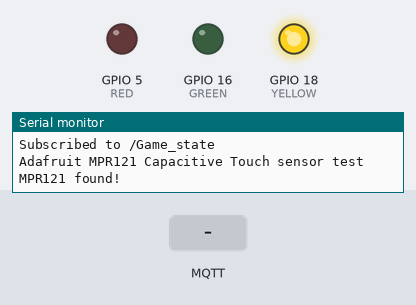
Bench run of a sketch on a simulated ESP32. Parts: output pins drawn as LEDs (lit = HIGH), the last lines printed to the serial monitor. Dashed ring = blinking. The inputs (shaded band) are chosen by the test bench. WiFi joins after 1.5 s; servers stay silent unless stated; no MQTT or app messages arrive unless stated.

Above: at 3.0 s.
3.1 s: MQTT message "Hit success" arrives on the second subscribed topic
At 3.59 s:
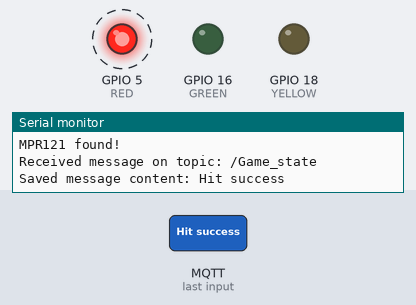
6.1 s: MQTT message "Player2" arrives on the first subscribed topic
At 6.7 s:
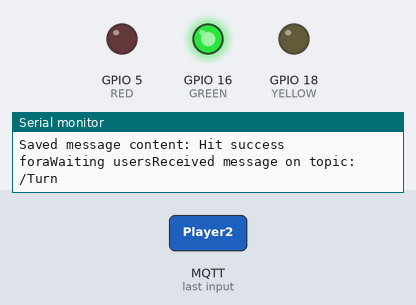
7.6 s: MQTT message "Player1" arrives on the first subscribed topic
At 8.5 s:
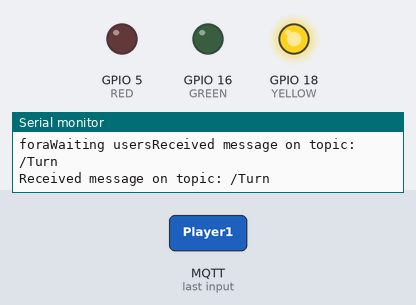
Timing chart, 0 to 10.6 s (numbered marks = the images above; inputs shaded):
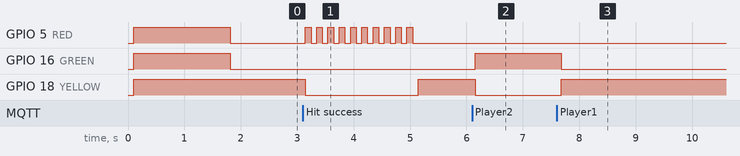

Measured:
- after the input at 3.1 s, GPIO 5 (RED): alternates HIGH for 0.10 s and LOW for 0.10 s, 20 changes in all, then stays LOW, starting at once; GPIO 18 (YELLOW): HIGH → LOW at once, → HIGH 2.0 s later
- after the input at 6.1 s, GPIO 16 (GREEN): LOW → HIGH after 0.06 s; GPIO 18 (YELLOW): HIGH → LOW after 0.06 s
- after the input at 7.6 s, GPIO 16 (GREEN): HIGH → LOW after 0.08 s; GPIO 18 (YELLOW): LOW → HIGH after 0.08 s

The sketch:

player2_esp32.ino
```cpp
#include <Wire.h>
#include "Adafruit_MPR121.h"
#include <WiFi.h>
#include <PubSubClient.h>

#ifndef _BV
#define _BV(bit) (1 << (bit))
#endif

#define WIFI_SSID "slap_project"
#define WIFI_PASSWORD "slapslap"

//MQTT Broker
#define MQTT_HOST IPAddress(192, 168, 1, 113)

#define MQTT_PORT 1883
#define MQTT_Piezo "/Player2"
#define MQTT_SUB_Output1 "/Turn"
#define MQTT_SUB_Output2 "/Game_state"

#define RED 5
#define GREEN 16
#define YELLOW 18
#define GND1 17

WiFiClient espClient;
PubSubClient client(espClient);

char lastMessage_tourn[256];
char lastMessage_game[256];
int turn = 1;

Adafruit_MPR121 cap = Adafruit_MPR121();

// Keeps track of the last pins touched
// so we know when buttons are 'released'
uint16_t lasttouched = 0;
uint16_t currtouched = 0;

uint8_t b_pads[]= {0,0,0,0,0,0};
uint8_t v_pads[]= {0,0,0,0,0,0};

void callback(char *topic, byte *payload, unsigned int length) {
    Serial.print("Received message on topic: ");
    Serial.println(topic);
    if (strcmp(topic, "/Turn") == 0) {
      if (length < sizeof(lastMessage_tourn)) { // Avoid buffer overflow
          memcpy(lastMessage_tourn, payload, length); // Copy payload to lastMessage
          lastMessage_tourn[length] = '\0'; // Add null-terminator
      } else {
          Serial.println("Message too long, truncated");
          memcpy(lastMessage_tourn, payload, sizeof(lastMessage_tourn) - 1);
          lastMessage_tourn[sizeof(lastMessage_tourn) - 1] = '\0';
      }
    }
    if (strcmp(topic, "/Game_state") == 0) {
      if (length < sizeof(lastMessage_game)) { // Avoid buffer overflow
          memcpy(lastMessage_game, payload, length); // Copy payload to lastMessage
          lastMessage_game[length] = '\0'; // Add null-terminator
      } else {
          Serial.println("Message too long, truncated");
          memcpy(lastMessage_game, payload, sizeof(lastMessage_game) - 1);
          lastMessage_game[sizeof(lastMessage_game) - 1] = '\0';
      }
      Serial.print("Saved message content: ");
      Serial.println(lastMessage_game); // Display the saved message
    }
    if (strcmp(topic, "/Turn") == 0 && strcmp(lastMessage_tourn, "Player1") == 0) {
        turn = 1;
        analogWrite(RED, 0);
        analogWrite(GREEN, 0);
        analogWrite(YELLOW, 255);
    } else if (strcmp(topic, "/Turn") == 0 && strcmp(lastMessage_tourn, "Player2") == 0) {
        turn = 2;
        analogWrite(RED, 0);
        analogWrite(GREEN, 255);
        analogWrite(YELLOW, 0);
    }
    if (strcmp(topic, "/Game_state") == 0 && strcmp(lastMessage_game, "Hit success") == 0 && turn == 1 ){
      for(int i=0; i<10;i++){
        analogWrite(RED, 255);
        analogWrite(GREEN, 0);
        analogWrite(YELLOW, 0);
        delay(100);
        analogWrite(RED, 0);
        delay(100);
      }
      Serial.print("fora");
      memcpy(lastMessage_game, "Waiting users", 14); // Copy payload to lastMessagelastMessage_game="";
      Serial.print(lastMessage_game);
      analogWrite(YELLOW, 255);
    }
}

void setup() {
  pinMode(GND1, OUTPUT);
  pinMode(YELLOW, OUTPUT);
  pinMode(RED, OUTPUT);
  pinMode(GREEN, OUTPUT);
  delay(100);
  analogWrite(GND1, 0);
  analogWrite(RED, 255);
  analogWrite(GREEN, 255);
  analogWrite(YELLOW, 255);

  Serial.begin(9600);

  while (!Serial) {
    delay(10);
  }
  Serial.println("Connecting to WiFi..");
  WiFi.begin(WIFI_SSID, WIFI_PASSWORD);
  while (WiFi.status() != WL_CONNECTED) {
    delay(500);
    Serial.println("Connecting to WiFi..");
  }
  Serial.println("Conected to WiFi network");
  client.setServer(MQTT_HOST, MQTT_PORT);

  while (!client.connected()) {
      String client_id = "esp32-client-";
      client_id += String(WiFi.macAddress());
      Serial.printf("The client %s connects to the public MQTT broker\n", client_id.c_str());
      if (client.connect(client_id.c_str())) {
          Serial.println("Public EMQX MQTT broker connected");
      } else {
          Serial.print("failed with state ");
          Serial.print(client.state());
          Serial.print(" ");
          delay(2000);
      }
  }
  client.setCallback(callback);
  boolean r= client.subscribe(MQTT_SUB_Output1);
  if(r){
    Serial.println("Subscribed to /Turn");
  }else{
    Serial.println("Not subscribed to /Turn");
  }

  r= client.subscribe(MQTT_SUB_Output2);
  if(r){
    Serial.println("Subscribed to /Game_state");
  }else{
    Serial.println("Not subscribed to /Game_state");
  }

  Serial.println("Adafruit MPR121 Capacitive Touch sensor test");

  // Default address is 0x5A, if tied to 3.3V its 0x5B
  // If tied to SDA its 0x5C and if SCL then 0x5D
  if (!cap.begin(0x5A)) {
    Serial.println("MPR121 not found, check wiring?");
    while (1);
  }
  Serial.println("MPR121 found!");
  analogWrite(RED, 0);
  analogWrite(GREEN, 0);
  analogWrite(YELLOW, 255);
}

void loop() {
  client.loop(); // Keep the MQTT connection alive
  // Get the currently touched pads
  currtouched = cap.touched();

  for (uint8_t i=0; i<11; i+=2) {
    // it if *is* touched and *wasnt* touched before, alert!
    v_pads[i/2] = cap.filteredData(i);
    if ((currtouched & _BV(i)) && !(lasttouched & _BV(i)) ) {
      //Serial.print(i/2); Serial.println(" touched");
      b_pads[i/2] = 1;

    }
    // if it *was* touched and now *isnt*, alert!
    if (!(currtouched & _BV(i)) && (lasttouched & _BV(i)) ) {
      //Serial.print(i/2); Serial.println(" released");
      b_pads[i/2] = 0;
    }
  }

  char buffer[256];

  sprintf(buffer, "{'Binary' : { 'Pad1' : '%d', 'Pad2' : '%d', 'Pad3' : '%d', 'Pad4' : '%d', 'Pad5' : '%d', 'Pad6' : '%d'}, 'Value'  : { 'Pad1' : '%d', 'Pad2' : '%d', 'Pad3' : '%d', 'Pad4' : '%d', 'Pad5' : '%d', 'Pad6' : '%d'}}", b_pads[0], b_pads[1], b_pads[2], b_pads[3], b_pads[4], b_pads[5], v_pads[0], v_pads[1], v_pads[2], v_pads[3], v_pads[4], v_pads[5]);
  //Serial.println(buffer);
  client.publish(MQTT_Piezo, buffer);


  // reset our state
  lasttouched = currtouched;

  delay(100);
}
```
